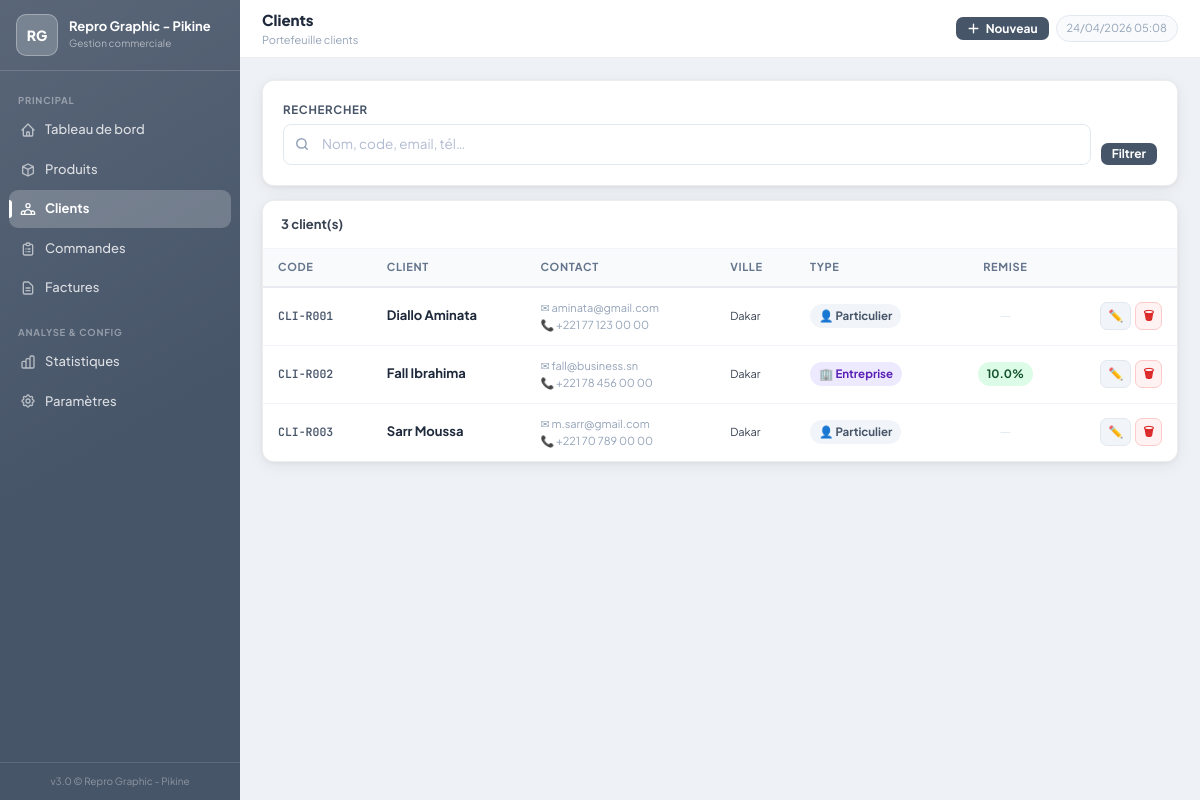
The app's page /clients with its own data.
### tables this page shows
CREATE TABLE parametres (
        cle TEXT PRIMARY KEY,
        valeur TEXT
    );

CREATE TABLE clients (
        id INTEGER PRIMARY KEY AUTOINCREMENT,
        code TEXT NOT NULL UNIQUE,
        nom TEXT NOT NULL,
        prenom TEXT,
        email TEXT,
        telephone TEXT,
        adresse TEXT,
        ville TEXT,
        pays TEXT DEFAULT 'Sénégal',
        type_client TEXT DEFAULT 'particulier',
        remise REAL DEFAULT 0,
        actif INTEGER DEFAULT 1,
        created_at TEXT DEFAULT (datetime('now'))
    );

### app.py (the view)
@app.route('/clients')
def clients():
    db = get_db(); q = request.args.get('q','')
    query = "SELECT * FROM clients WHERE actif=1"; args = []
    if q: query += " AND (nom LIKE ? OR code LIKE ? OR email LIKE ? OR telephone LIKE ?)"; args += [f'%{q}%']*4
    query += " ORDER BY nom"
    return render_template('clients.html', clients=db.execute(query,args).fetchall(), q=q, params=get_all_params())

### app.py (called while the page is built)
def get_db():
    if 'db' not in g:
        g.db = sqlite3.connect(DB_PATH)
        g.db.row_factory = sqlite3.Row
        g.db.execute("PRAGMA foreign_keys = ON")
    return g.db

def get_all_params():
    rows = get_db().execute("SELECT cle, valeur FROM parametres").fetchall()
    return {r['cle']: r['valeur'] for r in rows}

def get_logo_url(params=None):
    if params is None: params = get_all_params()
    lf = params.get('logo_filename', '')
    if lf and os.path.exists(os.path.join(LOGO_DIR, lf)):
        return f"/uploads/logo/{lf}"
    return None

@app.context_processor
def inject_globals():
    params   = get_all_params()
    logo_url = get_logo_url(params)
    return {
        'now': datetime.now().strftime('%d/%m/%Y %H:%M'),
        'now_date': date.today().isoformat(),
        'today': date.today().isoformat(),
        'logo_url': logo_url,
    }

### templates/clients.html (shortened to what this page needs)
{% extends 'base.html' %}
{% block page_title %}Clients{% endblock %}
{% block page_subtitle %}Portefeuille clients{% endblock %}
{% block header_actions %}
<a href="/clients/nouveau" class="btn btn-p btn-sm">
  <svg width="13" height="13" fill="none" stroke="currentColor" viewBox="0 0 24 24" stroke-width="2.5"><path stroke-linecap="round" stroke-linejoin="round" d="M12 4v16m8-8H4"/></svg>
  Nouveau
</a>
{% endblock %}
{% block content %}
<div class="card" style="margin-bottom:14px">
  <form style="display:flex;gap:10px;align-items:flex-end;flex-wrap:wrap">
    <div style="flex:1;min-width:180px">
      <label class="flabel">Rechercher</label>
      <div class="fg-ico">
        <input type="text" name="q" value="{{ q }}" placeholder="Nom, code, email, tél…" class="finput">
      </div>
    </div>
    <div style="display:flex;gap:6px">
      <button type="submit" class="btn btn-p btn-sm">Filtrer</button>
    </div>
  </form>
</div>
<div class="card" style="padding:0;overflow:hidden">
  <div style="padding:14px 18px;border-bottom:1px solid #f1f5f9;font-size:13px;font-weight:700;color:#374151">
    {{ clients|length }} client(s)
  </div>
  {% if clients %}
  <div class="twrap">
    <table class="dtable">
      <thead><tr>
        <th>Code</th><th>Client</th><th class="mob-hide">Contact</th>
        <th class="mob-hide">Ville</th><th>Type</th><th class="tc mob-hide">Remise</th><th></th>
      </tr></thead>
      <tbody>
      {% for c in clients %}
      <tr>
        <td class="mono tp" style="font-size:11.5px;font-weight:600">{{ c.code }}</td>
        <td>
          <div style="font-weight:650;color:#1e293b">{{ c.nom }}{% if c.prenom %} {{ c.prenom }}{% endif %}</div>
        </td>
        <td class="mob-hide">
          {% if c.email %}<div class="sub-t">✉ {{ c.email }}</div>{% endif %}
          {% if c.telephone %}<div class="sub-t">📞 {{ c.telephone }}</div>{% endif %}
        </td>
        <td class="mob-hide sub-t">{{ c.ville or '—' }}</td>
        <td>
          {% if c.type_client=='entreprise' %}
          <span class="badge bg-v">🏢 Entreprise</span>
          {% else %}
          <span class="badge bg-gr">👤 Particulier</span>
          {% endif %}
        </td>
        <td class="tc mob-hide">
          {% if c.remise > 0 %}<span class="badge bg-g">{{ c.remise }}%</span>{% else %}<span style="color:#e2e8f0">—</span>{% endif %}
        </td>
        <td>
          <div class="row-actions">
            <a href="/clients/{{ c.id }}/modifier" class="btn btn-s btn-sm btn-icon" title="Modifier">✏️</a>
            <form method="post" action="/clients/{{ c.id }}/supprimer" onsubmit="return confirm('Supprimer ce client ?')">
              <button class="btn btn-del btn-sm btn-icon" title="Supprimer">🗑</button>
            </form>
          </div>
        </td>
      </tr>
      {% endfor %}
      </tbody>
    </table>
  </div>
  {% endif %}
</div>
{% endblock %}

### templates/base.html (shortened to what this page needs)
<!DOCTYPE html>
<html lang="fr">
<head>
<script src="https://cdn.tailwindcss.com"></script>
</head>
<body>
<aside class="sb" id="sb">
  <div class="sb-brand">
    <div class="sb-logo">
      {% if logo_url %}
        <img src="{{ logo_url }}" alt="Logo">
      {% else %}
        {{ params.get('logo_text','MB') }}
      {% endif %}
    </div>
    <div style="overflow:hidden">
      <div class="sb-name">{{ params.get('boutique_nom','Ma Boutique') }}</div>
      <div class="sb-sub">Gestion commerciale</div>
    </div>
  </div>
  <nav class="sb-nav">
    <div class="nav-sep">Principal</div>
    <a href="/" class="nl {% if request.path=='/' %}on{% endif %}">
      <svg class="w-4 h-4" fill="none" stroke="currentColor" viewBox="0 0 24 24" stroke-width="2"><path stroke-linecap="round" stroke-linejoin="round" d="M3 12l2-2m0 0l7-7 7 7M5 10v10a1 1 0 001 1h3m10-11l2 2m-2-2v10a1 1 0 01-1 1h-3m-6 0a1 1 0 001-1v-4a1 1 0 011-1h2a1 1 0 011 1v4a1 1 0 001 1m-6 0h6"/></svg>
      Tableau de bord
    </a>
    <a href="/produits" class="nl {% if '/produits' in request.path %}on{% endif %}">
      <svg class="w-4 h-4" fill="none" stroke="currentColor" viewBox="0 0 24 24" stroke-width="2"><path stroke-linecap="round" stroke-linejoin="round" d="M20 7l-8-4-8 4m16 0l-8 4m8-4v10l-8 4m0-10L4 7m8 4v10M4 7v10l8 4"/></svg>
      Produits
    </a>
    <a href="/clients" class="nl {% if '/clients' in request.path %}on{% endif %}">
      Clients
    </a>
    <a href="/commandes" class="nl {% if '/commandes' in request.path %}on{% endif %}">
      <svg class="w-4 h-4" fill="none" stroke="currentColor" viewBox="0 0 24 24" stroke-width="2"><path stroke-linecap="round" stroke-linejoin="round" d="M9 5H7a2 2 0 00-2 2v12a2 2 0 002 2h10a2 2 0 002-2V7a2 2 0 00-2-2h-2M9 5a2 2 0 002 2h2a2 2 0 002-2M9 5a2 2 0 012-2h2a2 2 0 012 2m-3 7h3m-3 4h3m-6-4h.01M9 16h.01"/></svg>
      Commandes
    </a>
    <a href="/factures" class="nl {% if '/factures' in request.path %}on{% endif %}">
      <svg class="w-4 h-4" fill="none" stroke="currentColor" viewBox="0 0 24 24" stroke-width="2"><path stroke-linecap="round" stroke-linejoin="round" d="M9 12h6m-6 4h6m2 5H7a2 2 0 01-2-2V5a2 2 0 012-2h5.586a1 1 0 01.707.293l5.414 5.414a1 1 0 01.293.707V19a2 2 0 01-2 2z"/></svg>
      Factures
    </a>
    <div class="nav-sep" style="margin-top:6px">Analyse &amp; Config</div>
    <a href="/statistiques" class="nl {% if '/statistiques' in request.path %}on{% endif %}">
      Statistiques
    </a>
    <a href="/parametres" class="nl {% if '/parametres' in request.path %}on{% endif %}">
      Paramètres
    </a>
  </nav>
  <div class="sb-foot">v3.0 &copy; {{ params.get('boutique_nom','') }}</div>
</aside>
<div class="mw" id="mw">
  <header class="tb">
    <div class="tb-left">
      <div style="overflow:hidden">
        <div class="tb-title">{% block page_title %}{% endblock %}</div>
        <div class="tb-sub">{% block page_subtitle %}{% endblock %}</div>
      </div>
    </div>
    <div class="tb-right">
      {% block header_actions %}{% endblock %}
      <span class="tb-clock">{{ now }}</span>
    </div>
  </header>
  <main class="pc">{% block content %}{% endblock %}</main>
</div>
</body>
</html>

### records on screen
parametres: get "RG"
parametres: get "Repro Graphic - Pikine"
clients: code "CLI-R001", nom "Diallo", prenom "Aminata", email "aminata@gmail.com", telephone "+221 77 123 00 00", ville "Dakar", type_client "👤 Particulier"
clients: code "CLI-R002", nom "Fall", prenom "Ibrahima", email "fall@business.sn", telephone "+221 78 456 00 00", ville "Dakar", type_client "🏢 Entreprise", remise "10.0"
clients: code "CLI-R003", nom "Sarr", prenom "Moussa", email "m.sarr@gmail.com", telephone "+221 70 789 00 00", ville "Dakar", type_client "👤 Particulier"

### other values on screen
{{ clients|length }} "3"
